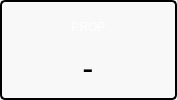
                  <widget class="QWidget" name="widget_19" native="true">
                   <property name="minimumSize">
                    <size>
                     <width>177</width>
                     <height>100</height>
                    </size>
                   </property>
                   <property name="maximumSize">
                    <size>
                     <width>177</width>
                     <height>100</height>
                    </size>
                   </property>
                   <property name="styleSheet">
                    <string notr="true">background-color: rgb(248, 248, 248);
border: 2px solid black;
border-radius: 5px;</string>
                   </property>
                   <layout class="QVBoxLayout" name="verticalLayout_28">
                    <item>
                     <layout class="QHBoxLayout" name="horizontalLayout_21">
                      <property name="topMargin">
                       <number>0</number>
                      </property>
                      <item>
                       <widget class="QWidget" name="widget_6" native="true">
                        <property name="maximumSize">
                         <size>
                          <width>40</width>
                          <height>35</height>
                         </size>
                        </property>
                        <property name="styleSheet">
                         <string notr="true">border:none;</string>
                        </property>
                        <widget class="QLabel" name="img_heart_4">
                         <property name="geometry">
                          <rect>
                           <x>0</x>
                           <y>0</y>
                           <width>40</width>
                           <height>35</height>
                          </rect>
                         </property>
                         <property name="sizePolicy">
                          <sizepolicy hsizetype="Fixed" vsizetype="Fixed">
                           <horstretch>40</horstretch>
                           <verstretch>35</verstretch>
                          </sizepolicy>
                         </property>
                         <property name="minimumSize">
                          <size>
                           <width>40</width>
                           <height>35</height>
                          </size>
                         </property>
                         <property name="maximumSize">
                          <size>
                           <width>40</width>
                           <height>35</height>
                          </size>
                         </property>
                         <property name="font">
                          <font>
                           <italic>false</italic>
                           <bold>false</bold>
                          </font>
                         </property>
                         <property name="layoutDirection">
                          <enum>Qt::LeftToRight</enum>
                         </property>
                         <property name="styleSheet">
                          <string notr="true">border: none;</string>
                         </property>
                         <property name="frameShape">
                          <enum>QFrame::NoFrame</enum>
                         </property>
                         <property name="frameShadow">
                          <enum>QFrame::Plain</enum>
                         </property>
                         <property name="text">
                          <string/>
                         </property>
                         <property name="textFormat">
                          <enum>Qt::PlainText</enum>
                         </property>
                         <property name="pixmap">
                          <pixmap>../../ast_monitor/icons/heart.svg</pixmap>
                         </property>
                         <property name="scaledContents">
                          <bool>true</bool>
                         </property>
                         <property name="alignment">
                          <set>Qt::AlignCenter</set>
                         </property>
                         <property name="buddy">
                          <cstring></cstring>
                         </property>
                        </widget>
                        <widget class="QLabel" name="label_3">
                         <property name="geometry">
                          <rect>
                           <x>0</x>
                           <y>0</y>
                           <width>41</width>
                           <height>31</height>
                          </rect>
                         </property>
                         <property name="styleSheet">
                          <string notr="true">font: 14px &quot;Bahnschrift&quot;; border: none; background-color: rgba(0,0,0,0); color: white;</string>
                         </property>
                         <property name="text">
                          <string>PROP</string>
                         </property>
                         <property name="alignment">
                          <set>Qt::AlignCenter</set>
                         </property>
                        </widget>
                       </widget>
                      </item>
                     </layout>
                    </item>
                    <item>
                     <layout class="QHBoxLayout" name="horizontalLayout_23">
                      <property name="bottomMargin">
                       <number>5</number>
                      </property>
                      <item>
                       <widget class="QLabel" name="lbl_interval_proposed_heart_rate">
                        <property name="sizePolicy">
                         <sizepolicy hsizetype="Fixed" vsizetype="Fixed">
                          <horstretch>48</horstretch>
                          <verstretch>33</verstretch>
                         </sizepolicy>
                        </property>
                        <property name="minimumSize">
                         <size>
                          <width>120</width>
                          <height>10</height>
                         </size>
                        </property>
                        <property name="maximumSize">
                         <size>
                          <width>120</width>
                          <height>30</height>
                         </size>
                        </property>
                        <property name="font">
                         <font>
                          <family>Bahnschrift Light</family>
                          <pointsize>25</pointsize>
                          <italic>false</italic>
                          <bold>false</bold>
                         </font>
                        </property>
                        <property name="styleSheet">
                         <string notr="true">border:none</string>
                        </property>
                        <property name="text">
                         <string>-</string>
                        </property>
                        <property name="alignment">
                         <set>Qt::AlignCenter</set>
                        </property>
                       </widget>
                      </item>
                     </layout>
                    </item>
                   </layout>
                  </widget>
